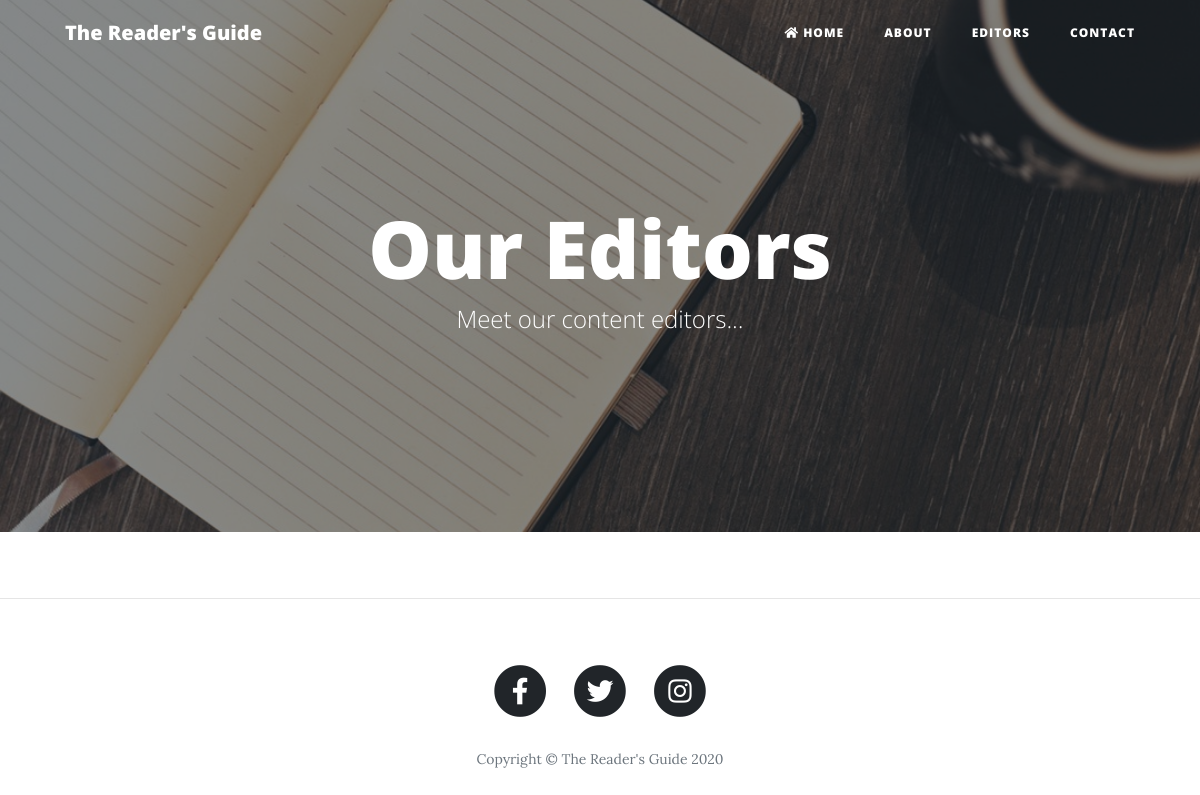
The page /editors/ on the database as committed earlier.
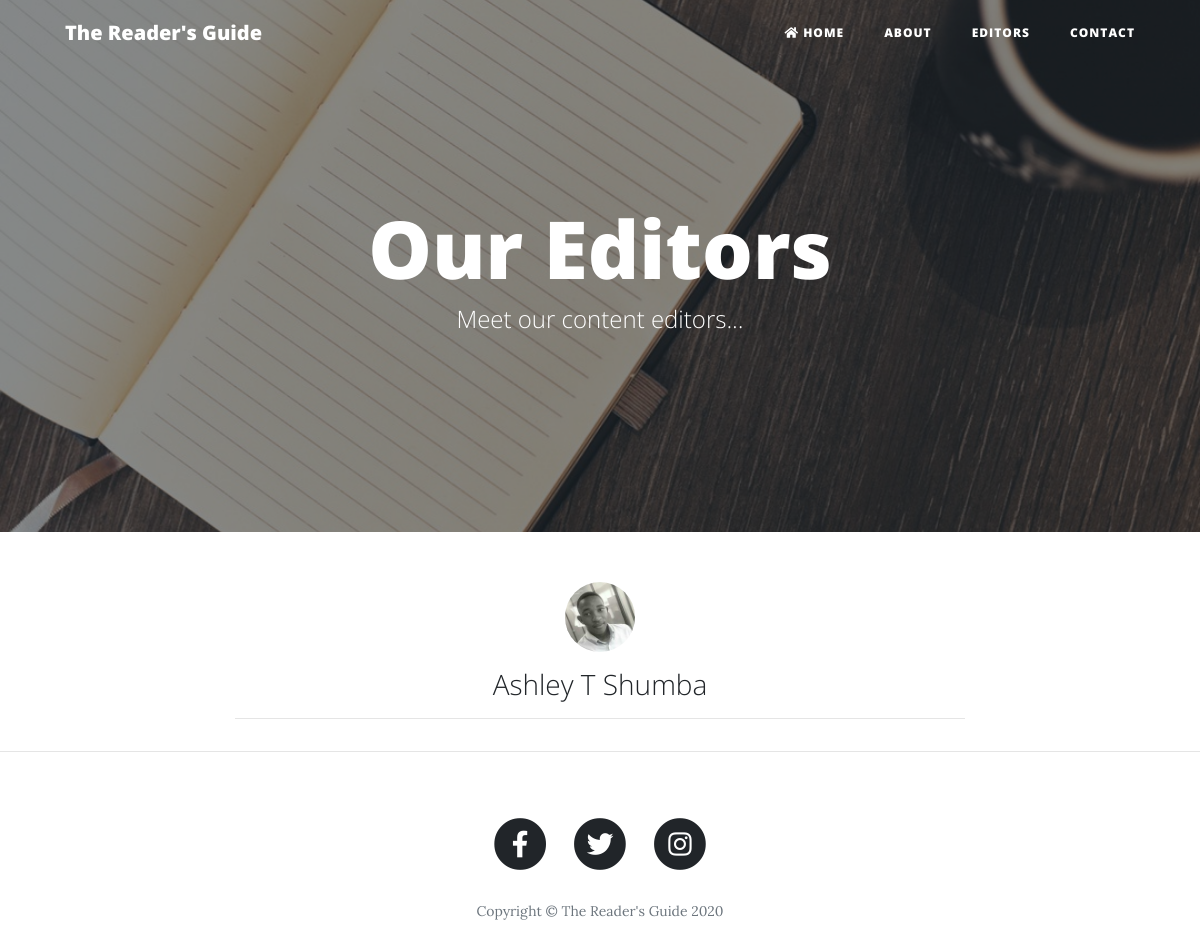
The same page on the database as committed later.
### books/models.py (models this page shows, shortened)
class Editor(models.Model):
    user = models.OneToOneField(User, on_delete=models.CASCADE, related_name="editor")
    image = models.ImageField(upload_to='editor-images/', blank=True, null=True)
    bio = models.TextField(max_length=500, blank=True, null=True)
    facebook = models.URLField(max_length=64, blank=True, null=True)
    instagram = models.URLField(max_length=64, blank=True, null=True)
    twitter = models.URLField(max_length=64, blank=True, null=True)
    phone = models.CharField(max_length=64, blank=True, null=True)
    email = models.EmailField(max_length=64, blank=True, null=True)
    web = models.CharField(max_length=64, blank=True, null=True)
    link = models.URLField(max_length=64, blank=True, null=True)
    slug = models.SlugField(max_length=150, null = True, blank = True)

### books/views.py (the view)
# urls.py: path('editors/', EditorList.as_view(), name='editors'),
class EditorList(View):
    def get(self, request):
        editors = Editor.objects.all
        context = {
            'editors': editors,
        }
        return render(request, "editors.html", context)

### books/templates/editors.html
{% extends "index.html" %}
{% block style %}
style="background-image: url('../static/img/course05.jpg')"
{% endblock %}
{% block heading %}
<div class="site-heading">
    <h1>Our Editors</h1>
    <span class="subheading">Meet our content editors...</span>
  </div>
{% endblock %}
{% block content %}
    {% for editor in editors %}
    <div class="post-preview text-center">
      <a href="{% url 'editor-detail' editor.slug %}"><img src="{{ editor.image.url }}" alt="" class="img-fluid mb-3" style="width: 70px; height: 70px; border-radius: 100%;"></a>
        <a href="{% url 'editor-detail' editor.slug %}">
          <h3 class="post-subtitle">
            {{editor.user.get_full_name}}
          </h3>
        </a>
      </div>
      <hr>
    {% endfor %}
{% endblock %}

Rows that differ between the two databases and show on the page:
added Editor: image (placeholder picture), user.get_full_name "Ashley T Shumba"
